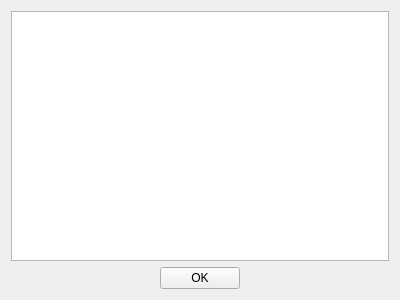
<?xml version="1.0" encoding="UTF-8"?>
<ui version="4.0">
 <class>PromRules</class>
 <widget class="QWidget" name="PromRules">
  <property name="geometry">
   <rect>
    <x>0</x>
    <y>0</y>
    <width>400</width>
    <height>300</height>
   </rect>
  </property>
  <property name="windowTitle">
   <string>Form</string>
  </property>
  <layout class="QVBoxLayout" name="verticalLayout">
   <item>
    <widget class="QTextBrowser" name="textBrowser"/>
   </item>
   <item>
    <layout class="QHBoxLayout" name="horizontalLayout">
     <item>
      <spacer name="horizontalSpacer_2">
       <property name="orientation">
        <enum>Qt::Horizontal</enum>
       </property>
       <property name="sizeHint" stdset="0">
        <size>
         <width>40</width>
         <height>20</height>
        </size>
       </property>
      </spacer>
     </item>
     <item>
      <widget class="QPushButton" name="ok_btn">
       <property name="text">
        <string>OK</string>
       </property>
      </widget>
     </item>
     <item>
      <spacer name="horizontalSpacer">
       <property name="orientation">
        <enum>Qt::Horizontal</enum>
       </property>
       <property name="sizeHint" stdset="0">
        <size>
         <width>40</width>
         <height>20</height>
        </size>
       </property>
      </spacer>
     </item>
    </layout>
   </item>
  </layout>
 </widget>
 <resources/>
 <connections/>
</ui>
